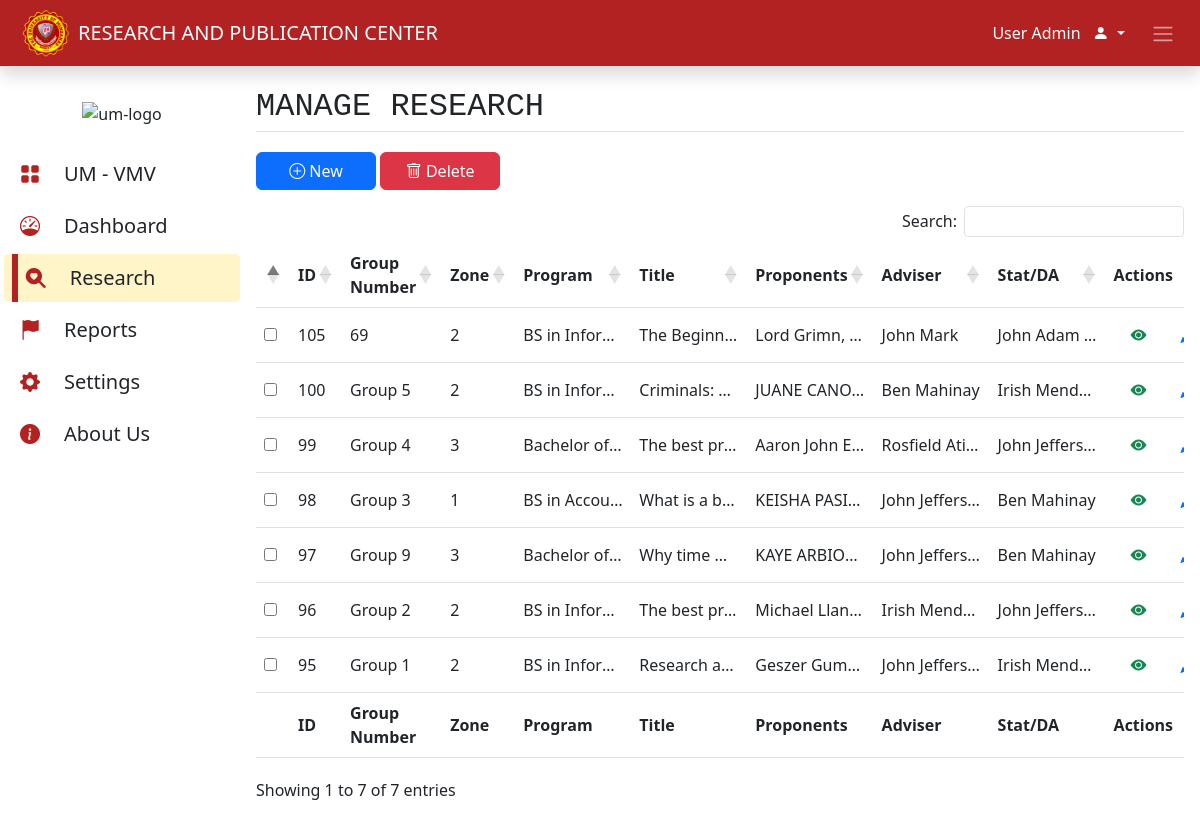
Page /research.php (signed in) on the committed database.
### tables this page shows
CREATE TABLE `research_information` (
  `id` int NOT NULL AUTO_INCREMENT,
  `Group_Number` varchar(20) NOT NULL,
  `Zone` varchar(25) NOT NULL,
  `Program` varchar(200) NOT NULL,
  `Title` varchar(250) NOT NULL,
  `Adviser` varchar(50) NOT NULL,
  `Stat_DA` varchar(25) NOT NULL,
  `S_Y` varchar(45) NOT NULL,
  PRIMARY KEY (`id`)
);

### Interface_content/research_content.php (the view, shortened to what this page needs)
<div class="card border-0">
    <div class="card-body">
        <form action="deleteResearch.php" method="POST">
            <div class="mb-3">
                <p class="fs-2 font-monospace border-bottom">MANAGE RESEARCH</p>
                <a href="addResearch.php" class="mt-1 btn btn-md btn-primary" style="width: 120px;">
                    <i class="bi bi-plus-circle"></i> New</a>
                <button type="submit" id="btn" name="deleteAll_btn" style="width: 120px;" class="mt-1 btn btn-md btn-danger"><i class="bi-trash"></i> Delete</button>
            </div>
            <div class="table-responsive">
                <table id="example" class="table table-hover">
                    <thead>
                        <tr class="align-middle">
                            <th></th>
                            <th>ID</th>
                            <th>Group Number</th>
                            <th>Zone</th>
                            <th>Program</th>
                            <th>Title</th>
                            <th>Proponents</th>
                            <th>Adviser</th>
                            <th>Stat/DA</th>
                            <th>Actions</th>
                        </tr>
                    </thead>
                    <tbody class="align-middle">
                        <?php
                        $sql = "SELECT * FROM `research_information` ORDER BY id DESC";
                        $result = mysqli_query($con, $sql);
                        if ($result->num_rows > 0) {
                            while ($row = $result->fetch_assoc()) {
                                $id = $row["id"];
                                $groupNumber = $row["Group_Number"];
                                $zone = $row["Zone"];
                                $program = $row["Program"];
                                $title = $row["Title"];
                                $adviser = $row["Adviser"];
                                $stat_da = $row["Stat_DA"];
                                $sql = "SELECT * FROM `proponents` WHERE research_id = $id AND Proponents NOT IN('');";
                                $result1 = mysqli_query($con, $sql);
                                $proponents = array();
                                while ($row = $result1->fetch_assoc()) {
                                    $proponents[] = $row['Proponents'];
                                }
                                $length = count($proponents);
                        ?>
                                <tr>
                                    <td>
                                        <input type="checkbox" name="deleteAll_id[]" class="check_all_id" value="<?php echo $id; ?>">
                                    </td>
        </form>
        <td><?php echo $id; ?></td>
        <td class=" text-truncate" style="max-width: 100px;"><?php echo $groupNumber; ?></td>
        <td class=" text-truncate" style="max-width: 100px;"><?php echo $zone; ?></td>
        <td class=" text-truncate" style="max-width: 100px;"><?php echo $program; ?></td>
        <td class=" text-truncate" style="max-width: 100px;"><?php echo $title; ?></td>
        <td class=" text-truncate" style="max-width: 100px;">
            <?php
                                if ($length == 1) {
                                    echo $proponents[0];
                                } else if ($length == 2) {
                                    echo $proponents[0] . ', ' . $proponents[1];
                                } else {
                                    echo $proponents[0] . ', ' . $proponents[1] . ', ' . $proponents[2];
                                }
            ?>
        </td>
        <td class=" text-truncate" style="max-width: 100px;"><?php echo $adviser; ?></td>
        <td class=" text-truncate" style="max-width: 100px;"><?php echo $stat_da; ?></td>
        <td>
            <div class="d-flex">
                <a href="viewResearch.php? viewid='<?php echo $id; ?>'" class="btn btn-md text-success btn-link mx-1">
                    <i class="bi-eye-fill"></i></a>
                <a href="updateResearch.php? updateid='<?php echo $id; ?>'" class="btn btn-md text-primary btn-link mx-1">
                    <i class="bi-pencil-fill"></i></a>
            </div>
        </td>
        </tr>
    <?php
                            }
                        }
?>
<tfoot>
    <tr class="align-middle">
        <th></th>
        <th>ID</th>
        <th>Group Number</th>
        <th>Zone</th>
        <th>Program</th>
        <th>Title</th>
        <th>Proponents</th>
        <th>Adviser</th>
        <th>Stat/DA</th>
        <th>Actions</th>
    </tr>
</tfoot>
    </div>
</div>
</div>

### research.php (shortened to what this page needs)
<!DOCTYPE html>
<html lang="en">
<html>
<head>
    <?php include('includes/header.php'); ?>
</head>
<body>
    <?php include('includes/sidebar.php') ?>
    <div class="content p-0" id="main">
        <?php include('includes/topBar.php') ?>
        <?php include('Interface_content/research_content.php') ?>
</body>
</html>

### includes/header.php (shortened to what this page needs)
<link rel="stylesheet" href="css/bootstrap.min.css">
<link rel="stylesheet" href="css/dataTables.min.css">
<link rel="stylesheet" href="css/style.css">
<link rel="stylesheet" href="icon/font/bootstrap-icons.css">

### includes/sidebar.php (shortened to what this page needs)
<div id="mySidenav" class="sidenav m-0">
    <ul class="px-0">
        <div class="w-100 text-center mb-4">
            <img class="side-logo img-fluid" src="img/logo-transparent.png" alt="um-logo" width="200">
        </div>
        <li class="w-100 umv px-2 my-1 d-flex align-items-center">
            <a class="nav-link ps-2 py-2 w-100 bi bi-grid-fill icon fs-5 hover
            d-flex align-items-center" href="vmv.php">
                <span class="text-dark active-nav1 ms-4 fs-5 text-nowrap">UM - VMV</span></a>
        </li>
        <li class="w-100 px-2 my-1 d-flex align-items-center">
            <a class="nav-link ps-2 py-2 w-100 bi bi-speedometer icon fs-5 hover
            d-flex align-items-center" href="dashboard.php">
                <span class="text-dark active-nav2 ms-4 fs-5">Dashboard</span></a>
        </li>
        <li class="w-100 px-2 my-1 d-flex align-items-center">
            <span class="active3 py-4"></span>
            <a class="nav-link ps-2 py-2 w-100 bi bi-search-heart-fill icon fs-5 hover
            d-flex align-items-center" href="research.php">
                <span class="text-dark active-nav3 ms-4 fs-5">Research</span></a>
        </li>
        <li class="w-100 px-2 my-1 d-flex align-items-center">
            <a class="nav-link ps-2 py-2 w-100 bi bi-flag-fill icon fs-5 hover
            d-flex align-items-center" href="reports.php">
                <span class="text-dark active-nav4 ms-4 fs-5">Reports</span></a>
        </li>
        <li class="w-100 px-2 my-1 d-flex align-items-center">
            <a class="nav-link ps-2 py-2 w-100 bi bi-gear-fill icon fs-5 hover
            d-flex align-items-center" href="settings.php">
                <span class="text-dark active-nav5 ms-4 fs-5">Settings</span></a>
        </li>
        <li class="w-100 about px-2 my-1 d-flex align-items-center">
            <a class="nav-link ps-2 py-2 w-100 bi bi-info-circle-fill icon fs-5 hover
            d-flex align-items-center" href="aboutUs.php">
                <span class="text-dark active-nav6 ms-4 fs-5 text-nowrap">About Us</span></a>
        </li>
    </ul>
</div>

### includes/topBar.php (shortened to what this page needs)
<nav class="navbar navbar-expand-lg navbar-dark border-bottom shadow fixed-top">
  <div class="container-fluid">
    <div class="w-100 d-flex align-items-center">
      <img class="logo img-fluid mx-2" src="img/favicon.png" alt="um-logo" width="50">
      <a class="align-middle navbar-brand me-auto fs-5 text-uppercase text-white">Research And Publication Center</a>
      <div class="btn-group">
        <button type="button" class="btn user text-white dropdown-toggle" data-bs-toggle="dropdown" aria-expanded="false">
          <?php echo $_SESSION["first_name"] . ' ' . $_SESSION["last_name"]; ?>
        <span class="bi bi-person-fill text-white fs-6 ms-2 pb-1"></span></a>
        </button>
      </div>
      <button class="btn toggle_btn text-white" onclick="myFunction()">
        <span class="navbar-toggler-icon"></span>
      </button>
    </div>
  </div>
</nav>

### includes/sidebar.php (style rules this page uses)
.sidenav { height: 100%; width: 240px; position: fixed; z-index: 1; top: 0; left: 0; padding-top: 100px; padding-left: 4px; overflow-x: hidden; transition: 0.5s; border-radius: 5px; background-color: #fff; }
.icon { color: #B22222; }
#main { margin-top: 67px; background-color: #fff; margin-left: 240px; transition: margin-left .5s; }

### research.php (style rules this page uses)
.active3 { background-color: #B22222; width: 6px; height: 25px; }
li:nth-child(4) { background-color: rgb(255, 245, 200); color: #B22222; border-radius: 5px; }

### includes/topBar.php (style rules this page uses)
.navbar, .user { background-color: #B22222; }

### rows in the picture
research_information: id "105", Group_Number "69", Zone "2", Program "BS in Infor…", Title "The Beginn…", proponents "Lord Grimn", Adviser "John Mark", Stat_DA "John Adam…"
research_information: id "100", Group_Number "Group 5", Zone "2", Program "BS in Infor…", Title "Criminals:…", proponents "JUANE CANO…", Adviser "Ben Mahinay", Stat_DA "Irish Mend…"
research_information: id "99", Group_Number "Group 4", Zone "3", Program "Bachelor of…", Title "The best pr…", proponents "Aaron John E…", Adviser "Rosfield Ati…", Stat_DA "John Jeffers…"
research_information: id "98", Group_Number "Group 3", Zone "1", Program "BS in Accou…", Title "What is a b…", proponents "KEISHA PASI…", Adviser "John Jeffers…", Stat_DA "Ben Mahinay"
research_information: id "97", Group_Number "Group 9", Zone "3", Program "Bachelor of…", Title "Why time…", proponents "KAYE ARBIO…", Adviser "John Jeffers…", Stat_DA "Ben Mahinay"
research_information: id "96", Group_Number "Group 2", Zone "2", Program "BS in Infor…", Title "The best pr…", proponents "Michael Llan…", Adviser "Irish Mend…", Stat_DA "John Jeffers…"
research_information: id "95", Group_Number "Group 1", Zone "2", Program "BS in Infor…", Title "Research a…", proponents "Geszer Gum…", Adviser "John Jeffers…", Stat_DA "Irish Mend…"

### other values in the picture
$_SESSION["first_name"] "User"
$_SESSION["last_name"] "Admin"
